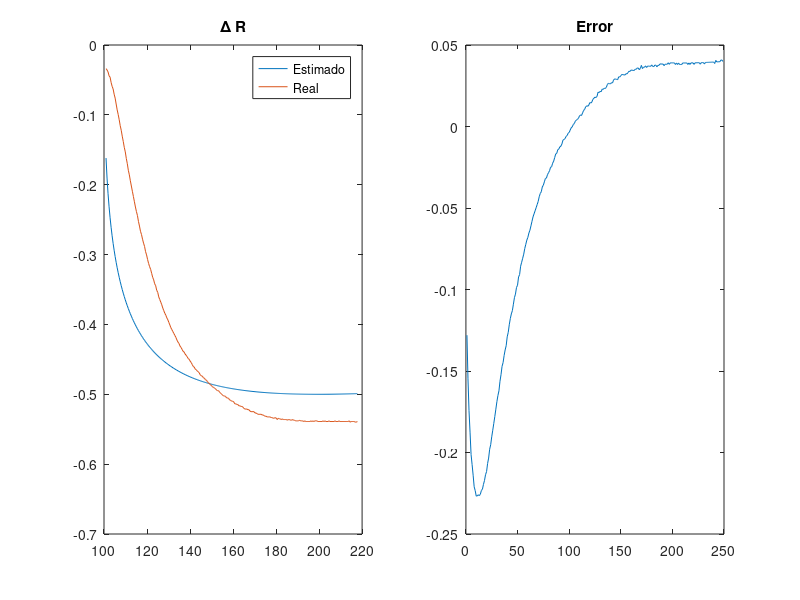

Source code (MATLAB):
%% Trabajo con los datos del sensor bueno basándonos en Bazewicz1997 y
% cogiendo los distintos modelos de Mihal2017
% Jorge F. García-Samartín
% www.gsamartin.es
% 2023-04-12

close all;
clear;
load('car_sensor.mat')
L = ida_el(503:end);
V = ida(503:end);

% Calculamos la resistencia
I = 5e-6;
R = V/I;
R0 = 2.13e6;
d0 = 2;
L0 = 100;
L = L + L0;
modelo = 1;

%% Calculamos el cambio de resistencia
nu = 0.499;
d = zeros(size(L));
dR = zeros(size(L));
for i = 1:size(dR,2)
    strain(i) = (L(i) - L0) / L0;
    switch modelo
        case 1
            d(i) = d0 * (1 + strain(i)^nu);
        case 2
            d(i) = d0 * (1 + nu*(strain(i)-1) + 1);
        case 3
            d(i) = d0 * (1 - sqrt(nu*(strain(i)^2-1) + 1));
        case 4
            d(i) = d0 * (1 + (nu*(-strain(i)^(-2)-1) + 1)^2);
    end
    dR(i) = (d0/d(i))^2 * (L(i)/L0) - 1;
end

Rp = (R - R0) / R0;

subplot(1,2,1);
plot(L, dR);
hold on;
plot(L, Rp);
title('\Delta R');
legend('Estimado', 'Real');

% Figuras
A = dR - Rp;
subplot(1,2,2);
plot(A);
title('Error');